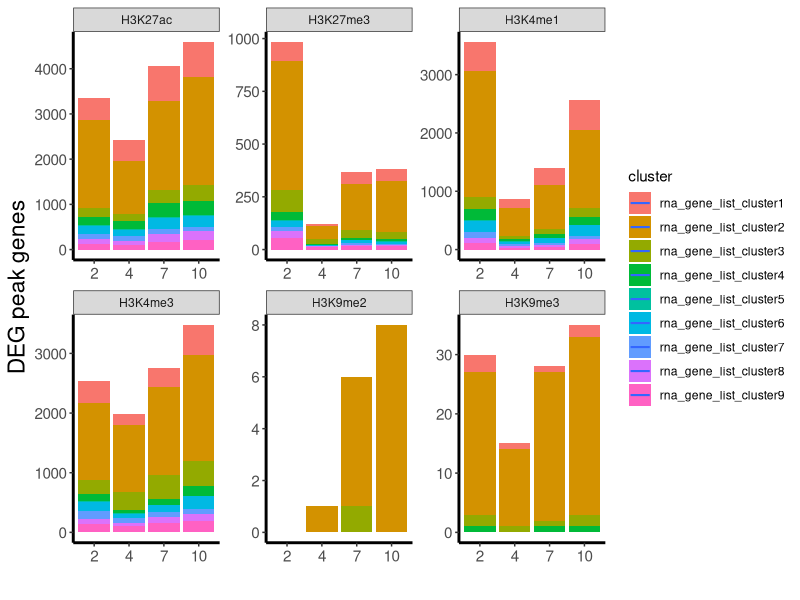
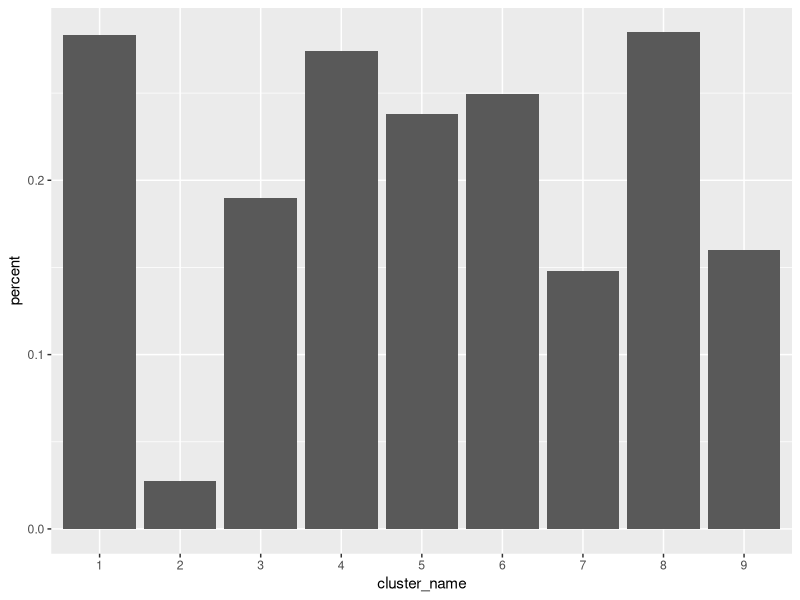

Write R code to recreate these figures, in order.
## ---- chunk 1
knitr::opts_chunk$set(echo = TRUE)
## ---- chunk 2
setwd("D:/chenlab/CRC")
data = read.csv("DEG_summary.txt", sep="\t")
data$week = factor(data$week, levels = c(2,4,7,10))
library(ggplot2)
library(ggsci)

pdf("DEG_peaks_gene_number_in_cluster.pdf")
ggplot(data,aes(x=week,y=deg_number, fill=cluster)) +
  geom_bar(stat="identity")+
  #geom_line() +
  scale_color_uchicago()+ 
  theme_bw()+theme(plot.title=element_text(size=rel( 1.5),hjust= 0.5), 
                                              axis.title=element_text(size=rel(1.5)), 
                                      axis.text=element_text(size=rel( 1)), 
                                      panel.grid.major=element_line(color= "white"),
                                      panel.grid.minor=element_line(color= "white"), 
                                      panel.border=element_rect(color= "white"),
                                      axis.line=element_line(color= "black",size= 1)) +
  ylab("DEG peak genes")+xlab("")+facet_wrap(~marker,scales = "free") +
 geom_smooth(se=FALSE,formula = y ~ splines::ns(x,20), method ='lm',size=0.7)
dev.off()
## ---- chunk 3
setwd("D:/chenlab/CRC")
data = read.csv("driver_summary.txt", sep="\t")
percent = data$intersect_number/data$cluster_gene_number
data = cbind(data, percent)
data$cluster_name = substring(data$cluster_name, 22, 22) 
library(ggplot2)
library(ggsci)
pdf("driver_gene_in_cluster.pdf")
ggplot(data, aes(x=cluster_name, y=percent)) + 
  geom_bar(stat="identity") +
  scale_color_uchicago()
dev.off()
